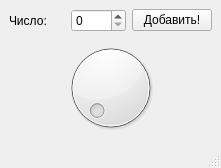
<?xml version="1.0" encoding="UTF-8"?>
<ui version="4.0">
 <class>Numbers</class>
 <widget class="QMainWindow" name="Numbers">
  <property name="geometry">
   <rect>
    <x>0</x>
    <y>0</y>
    <width>221</width>
    <height>168</height>
   </rect>
  </property>
  <property name="windowTitle">
   <string>Numbers</string>
  </property>
  <widget class="QWidget" name="centralwidget">
   <layout class="QVBoxLayout" name="verticalLayout">
    <item>
     <layout class="QHBoxLayout" name="horizontalLayout">
      <item>
       <widget class="QLabel" name="label">
        <property name="text">
         <string>Число:</string>
        </property>
       </widget>
      </item>
      <item>
       <widget class="QSpinBox" name="s_number"/>
      </item>
      <item>
       <widget class="QPushButton" name="b_add">
        <property name="text">
         <string>Добавить!</string>
        </property>
       </widget>
      </item>
     </layout>
    </item>
    <item>
     <widget class="QDial" name="dial"/>
    </item>
   </layout>
  </widget>
  <widget class="QMenuBar" name="menubar">
   <property name="geometry">
    <rect>
     <x>0</x>
     <y>0</y>
     <width>221</width>
     <height>24</height>
    </rect>
   </property>
  </widget>
  <widget class="QStatusBar" name="statusbar"/>
 </widget>
 <resources/>
 <connections/>
</ui>
